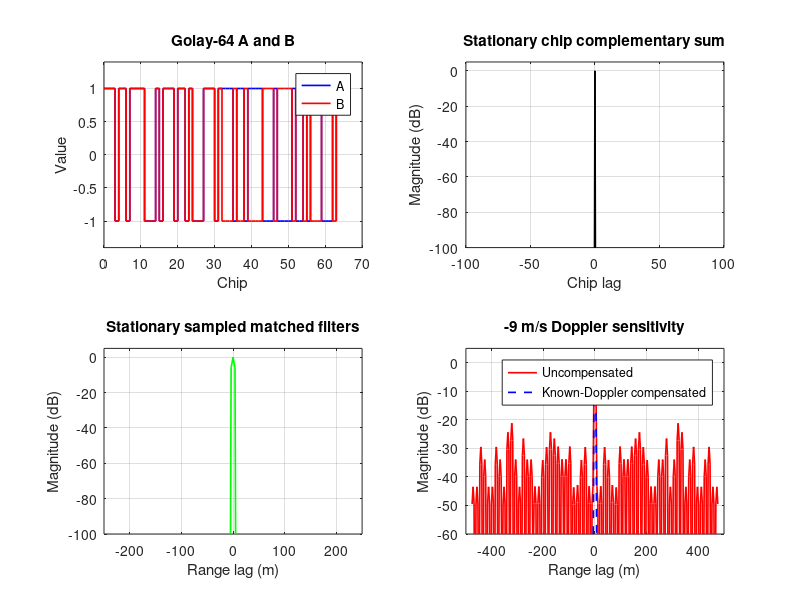

The MATLAB source for this figure:
% VerifyGolayMatchedFilter.m
% Independent Octave verification of the Vanguard X operational Golay-64
% construction, matched filters, complementary sum and Doppler sensitivity.
% No Octave packages are required.

clear;
close all;
clc;

golay_length = 64;
sample_rate_hz = 40.0e6;
chip_rate_hz = 20.0e6;
samples_per_chip = sample_rate_hz / chip_rate_hz;
physical_pri_sec = 250.0e-6;
rf_frequency_hz = 9.4e9;
radial_velocity_mps = -9.0;
speed_of_light_mps = 299792458.0;

if samples_per_chip != round(samples_per_chip)
    error('Chip rate must give an integer number of samples per chip');
endif

% This is the same recursive construction used by WaveformLibrary.py:
% A(n+1) = [A(n), B(n)]
% B(n+1) = [A(n), -B(n)]
golay_a = 1;
golay_b = 1;
while length(golay_a) < golay_length
    previous_a = golay_a;
    previous_b = golay_b;
    golay_a = [previous_a, previous_b];
    golay_b = [previous_a, -previous_b];
endwhile

if length(golay_a) != golay_length
    error('Golay length must be a power of two');
endif

% Aperiodic chip autocorrelations. conv(x, conj(fliplr(x))) is the exact
% matched-filter operation and avoids requiring Octave's signal package.
chip_ac_a = conv(golay_a, conj(fliplr(golay_a)));
chip_ac_b = conv(golay_b, conj(fliplr(golay_b)));
chip_complementary = chip_ac_a + chip_ac_b;
chip_lags = -(golay_length - 1):(golay_length - 1);
chip_peak_index = golay_length;
chip_sidelobe_mask = chip_lags != 0;

% Expand each chip to the exact 40 MS/s samples transmitted by Vanguard X.
sampled_a = kron(golay_a, ones(1, samples_per_chip));
sampled_b = kron(golay_b, ones(1, samples_per_chip));
sampled_length = length(sampled_a);

sample_ac_a = conv(sampled_a, conj(fliplr(sampled_a)));
sample_ac_b = conv(sampled_b, conj(fliplr(sampled_b)));
sample_complementary = sample_ac_a + sample_ac_b;
sample_lags = -(sampled_length - 1):(sampled_length - 1);
sample_peak_index = sampled_length;

% With two rectangular samples per chip, +/-1 sample is the triangular
% mainlobe, not a sidelobe. True sampled sidelobes begin outside that region.
sample_mainlobe_mask = abs(sample_lags) <= (samples_per_chip - 1);
sample_sidelobe_mask = !sample_mainlobe_mask;
stationary_reference = abs(sample_complementary(sample_peak_index));
stationary_db = 20.0 * log10(max(
    abs(sample_complementary) / stationary_reference,
    1.0e-15
));

% Reproduce the -9 m/s return shown on the Vanguard X display. The B pulse
% begins one physical PRI after A, so it has an A-to-B Doppler phase rotation.
wavelength_m = speed_of_light_mps / rf_frequency_hz;
doppler_hz = 2.0 * radial_velocity_mps / wavelength_m;
sample_number = 0:(sampled_length - 1);
received_a = sampled_a .* exp(
    1i * 2.0 * pi * doppler_hz * sample_number / sample_rate_hz
);
received_b = sampled_b .* exp(
    1i * 2.0 * pi * doppler_hz * (
        physical_pri_sec + sample_number / sample_rate_hz
    )
);

matched_a_moving = conv(received_a, conj(fliplr(sampled_a)));
matched_b_moving = conv(received_b, conj(fliplr(sampled_b)));
moving_uncompensated = matched_a_moving + matched_b_moving;
moving_uncompensated_db = 20.0 * log10(max(
    abs(moving_uncompensated) / stationary_reference,
    1.0e-15
));

% For this known single Doppler hypothesis only, undo the B pulse-start phase.
% This demonstrates the expected result; an operational radar needs a bank of
% Doppler hypotheses rather than using one known target velocity.
b_phase_correction = exp(-1i * 2.0 * pi * doppler_hz * physical_pri_sec);
moving_compensated = (
    matched_a_moving + b_phase_correction * matched_b_moving
);
moving_compensated_db = 20.0 * log10(max(
    abs(moving_compensated) / stationary_reference,
    1.0e-15
));

chip_peak = abs(chip_complementary(chip_peak_index));
chip_max_sidelobe = max(abs(chip_complementary(chip_sidelobe_mask)));
sample_peak = abs(sample_complementary(sample_peak_index));
sample_max_sidelobe = max(abs(sample_complementary(sample_sidelobe_mask)));
moving_peak_db = moving_uncompensated_db(sample_peak_index);
moving_psl_db = max(moving_uncompensated_db(sample_sidelobe_mask));
compensated_psl_db = max(moving_compensated_db(sample_sidelobe_mask));
a_to_b_phase_deg = 360.0 * doppler_hz * physical_pri_sec;

fprintf('Vanguard X Golay-64 independent verification\n');
fprintf('  chip correlation peak:                 %.1f\n', chip_peak);
fprintf('  chip maximum off-peak sidelobe:        %.3g\n', chip_max_sidelobe);
fprintf('  sampled correlation peak:              %.1f\n', sample_peak);
fprintf('  sampled maximum sidelobe outside ML:   %.3g\n', sample_max_sidelobe);
fprintf('  sampled adjacent mainlobe sample:      %.2f dB\n', ...
    stationary_db(sample_peak_index + 1));
fprintf('  velocity / Doppler:                    %.2f m/s / %.3f Hz\n', ...
    radial_velocity_mps, doppler_hz);
fprintf('  A-to-B Doppler phase:                  %.3f deg\n', ...
    a_to_b_phase_deg);
fprintf('  uncompensated moving peak:             %.3f dB\n', ...
    moving_peak_db);
fprintf('  uncompensated moving peak sidelobe:    %.3f dB\n', ...
    moving_psl_db);
fprintf('  known-Doppler compensated sidelobe:    %.3f dB\n', ...
    compensated_psl_db);

range_lag_m = (
    sample_lags / sample_rate_hz * speed_of_light_mps / 2.0
);

figure(1);
clf;

subplot(2, 2, 1);
stairs(0:(golay_length - 1), golay_a, 'b', 'linewidth', 1.2);
hold on;
stairs(0:(golay_length - 1), golay_b, 'r', 'linewidth', 1.2);
grid on;
ylim([-1.4, 1.4]);
xlabel('Chip');
ylabel('Value');
title('Golay-64 A and B');
legend('A', 'B');

subplot(2, 2, 2);
plot(chip_lags, 20.0 * log10(max(
    abs(chip_complementary) / chip_peak,
    1.0e-15
)), 'k', 'linewidth', 1.2);
grid on;
ylim([-100, 5]);
xlabel('Chip lag');
ylabel('Magnitude (dB)');
title('Stationary chip complementary sum');

subplot(2, 2, 3);
plot(range_lag_m, stationary_db, 'g', 'linewidth', 1.2);
grid on;
ylim([-100, 5]);
xlim([-250, 250]);
xlabel('Range lag (m)');
ylabel('Magnitude (dB)');
title('Stationary sampled matched filters');

subplot(2, 2, 4);
plot(range_lag_m, moving_uncompensated_db, 'r', 'linewidth', 1.2);
hold on;
plot(range_lag_m, moving_compensated_db, 'b--', 'linewidth', 1.2);
grid on;
ylim([-60, 5]);
xlim([-500, 500]);
xlabel('Range lag (m)');
ylabel('Magnitude (dB)');
title('-9 m/s Doppler sensitivity');
legend('Uncompensated', 'Known-Doppler compensated');

print('VerifyGolayMatchedFilter.png', '-dpng', '-r150');
fprintf('  plot written to VerifyGolayMatchedFilter.png\n');
